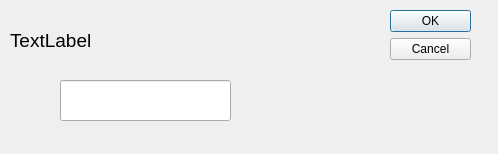
<?xml version="1.0" encoding="UTF-8"?>
<ui version="4.0">
 <class>Dialog</class>
 <widget class="QDialog" name="Dialog">
  <property name="geometry">
   <rect>
    <x>0</x>
    <y>0</y>
    <width>498</width>
    <height>154</height>
   </rect>
  </property>
  <property name="windowTitle">
   <string>Dialog</string>
  </property>
  <widget class="QDialogButtonBox" name="buttonBox">
   <property name="geometry">
    <rect>
     <x>390</x>
     <y>10</y>
     <width>81</width>
     <height>241</height>
    </rect>
   </property>
   <property name="orientation">
    <enum>Qt::Vertical</enum>
   </property>
   <property name="standardButtons">
    <set>QDialogButtonBox::Cancel|QDialogButtonBox::Ok</set>
   </property>
  </widget>
  <widget class="QLabel" name="label">
   <property name="geometry">
    <rect>
     <x>10</x>
     <y>10</y>
     <width>361</width>
     <height>61</height>
    </rect>
   </property>
   <property name="font">
    <font>
     <pointsize>14</pointsize>
    </font>
   </property>
   <property name="text">
    <string>TextLabel</string>
   </property>
  </widget>
  <widget class="QLineEdit" name="lineEdit">
   <property name="geometry">
    <rect>
     <x>60</x>
     <y>80</y>
     <width>171</width>
     <height>41</height>
    </rect>
   </property>
   <property name="font">
    <font>
     <pointsize>16</pointsize>
    </font>
   </property>
  </widget>
 </widget>
 <resources/>
 <connections>
  <connection>
   <sender>buttonBox</sender>
   <signal>accepted()</signal>
   <receiver>Dialog</receiver>
   <slot>accept()</slot>
   <hints>
    <hint type="sourcelabel">
     <x>248</x>
     <y>254</y>
    </hint>
    <hint type="destinationlabel">
     <x>157</x>
     <y>274</y>
    </hint>
   </hints>
  </connection>
  <connection>
   <sender>buttonBox</sender>
   <signal>rejected()</signal>
   <receiver>Dialog</receiver>
   <slot>reject()</slot>
   <hints>
    <hint type="sourcelabel">
     <x>316</x>
     <y>260</y>
    </hint>
    <hint type="destinationlabel">
     <x>286</x>
     <y>274</y>
    </hint>
   </hints>
  </connection>
 </connections>
</ui>
